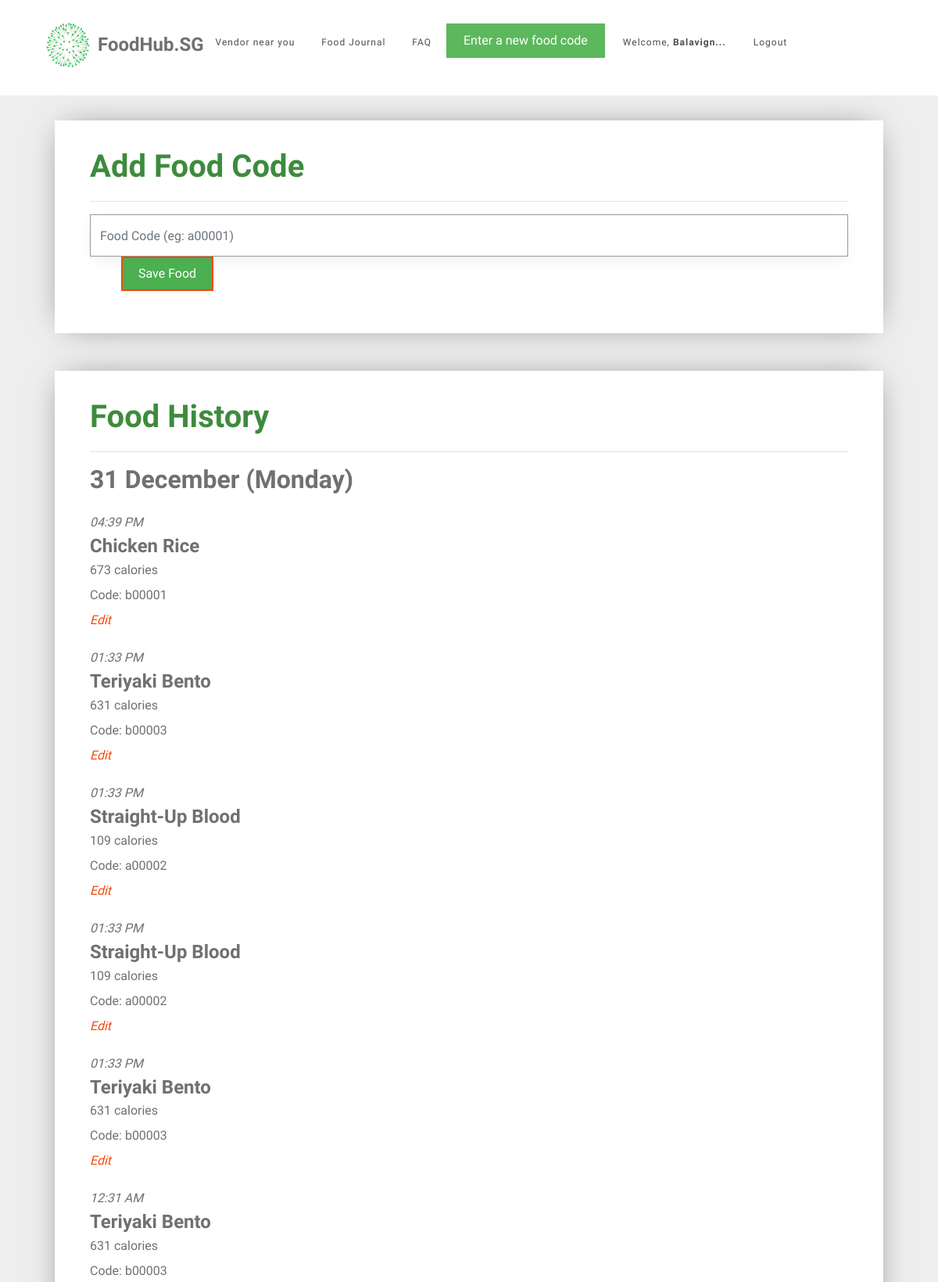
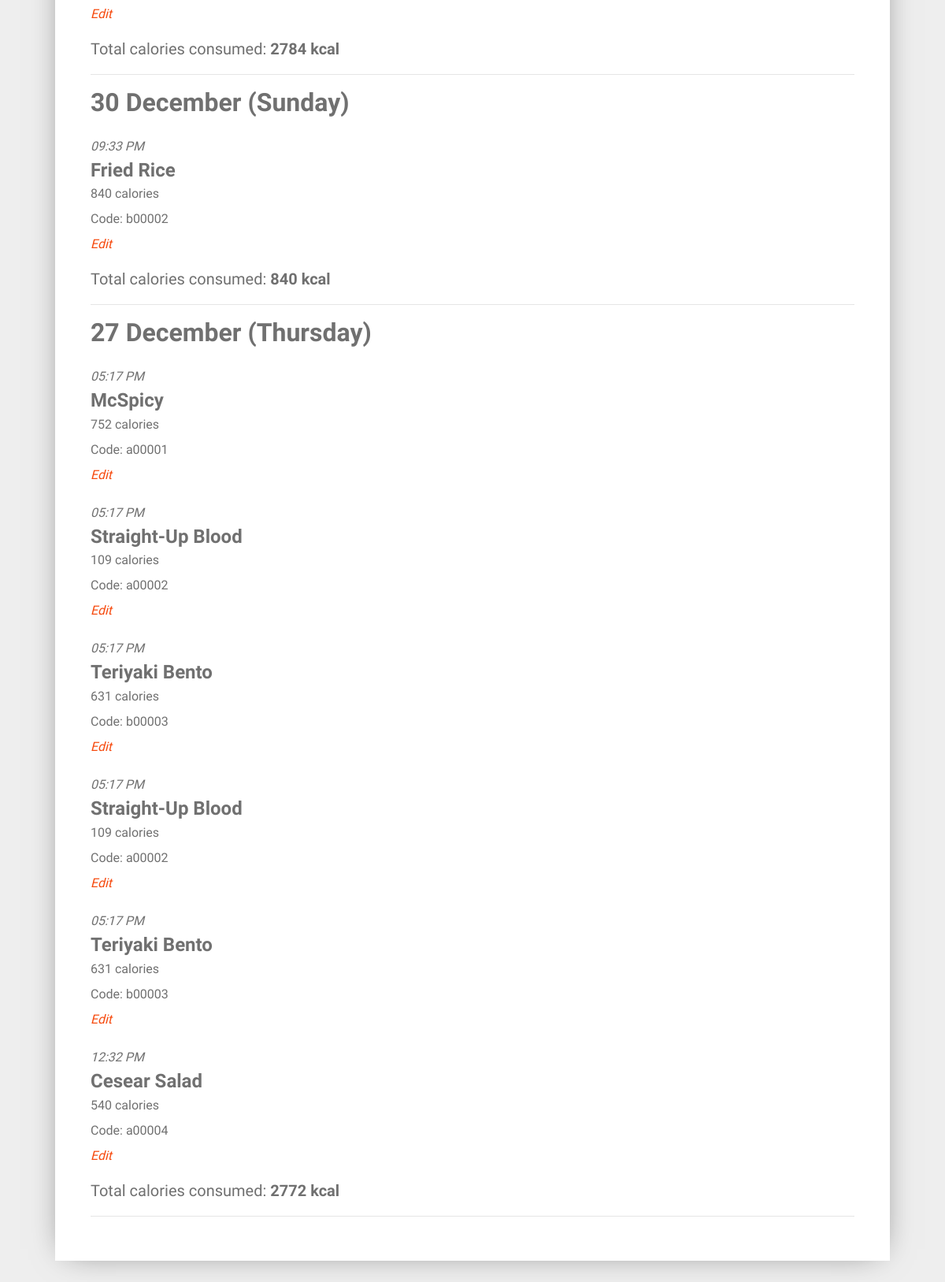
The app's page /food_journal (signed in) with its own data (2 pictures, top to bottom).
### tables this page shows
CREATE TABLE "food_entry" (
	`id`	INTEGER PRIMARY KEY AUTOINCREMENT,
	`creator_id`	INTEGER NOT NULL,
	`created`	TIMESTAMP NOT NULL DEFAULT (datetime('now','localtime')),
	`food_code`	VARCHAR ( 6 ) NOT NULL,
	`food_name`	TEXT NOT NULL,
	`calories`	INT NOT NULL,
	FOREIGN KEY(`creator_id`) REFERENCES `user`(`id`)
);

### foodhubsg/food.py (the view, shortened to what this page needs)
@bp.route('/food_journal', methods=('GET', 'POST'))
@login_required
def food_journal():
    db = get_db()
    food_items = db.execute(
        'SELECT f.id, creator_id, food_name, created, calories, food_code, email'
        ' FROM food_entry f JOIN user u ON f.creator_id = u.id'
        ' WHERE f.creator_id = ? AND DATE(f.created) IN'
        ' (SELECT DISTINCT DATE(created) FROM food_entry ORDER BY DATETIME(created) DESC LIMIT 4)'
        ' ORDER BY datetime(created) DESC',
        (g.user['id'],),
    ).fetchall()
    users = db.execute(
        'SELECT id, name, email, password, height, weight'
        ' FROM user'
        ' WHERE id = ?',
        (g.user['id'],),
    ).fetchall()
    for user in users:
        weight = user['weight']
        height = user['height']
        name = user['name']
    bmi = weight / height ** height
    bmi = int(bmi)
    all_dates = []
    food_dates = []
    calories_list = []
    user_average_calories = 0
    number_of_days = 0
    if food_items == []:
        food_exists = 0
    else:
        food_exists = 1
    for food in food_items:
        food_date = food['created'].strftime('%d-%m-%y')
        all_dates.append(food_date)
    all_dates = remove_duplicates(all_dates)
    for date in all_dates:
        current_date_food = []
        current_date_calories = []
        for food in food_items:
            if date == food['created'].strftime('%d-%m-%y'):
                current_date_food.append(food)
                current_date_calories.append(food['calories'])
            else:
                continue
        food_dates.append(current_date_food)
        current_date_calories = sum(current_date_calories)
        calories_list.append(current_date_calories)
        number_of_days = len(calories_list)
        user_average_calories = int(sum(calories_list)/number_of_days)
    return render_template('food/food_journal.html',
                           food_dates=food_dates, all_dates=all_dates, calories_list=calories_list, name=name,
                           weight=weight, height=height, bmi=bmi, user_average_calories=user_average_calories,
                           number_of_days=number_of_days, food_exists=food_exists)

### foodhubsg/auth.py (called while the page is built)
def login_required(view):
    @functools.wraps(view)
    def wrapped_view(**kwargs):
        if g.user is None:
            return redirect(url_for('auth.login'))
        return view(**kwargs)
    return wrapped_view

@bp.before_app_request
def load_logged_in_user():
    user_id = session.get('user_id')
    if user_id is None:
        g.user = None
    else:
        g.user = get_db().execute(
            'SELECT * FROM user WHERE id = ?', (user_id,)
        ).fetchone()

### foodhubsg/db.py (called while the page is built)
def get_db():
    if 'db' not in g:
        g.db = sqlite3.connect(
            current_app.config['DATABASE'],
            detect_types=sqlite3.PARSE_DECLTYPES
        )
        g.db.row_factory = sqlite3.Row
    return g.db

### foodhubsg/food.py (called while the page is built)
def remove_duplicates(values):
    output = []
    seen = set()
    for value in values:
        if value not in seen:
            output.append(value)
            seen.add(value)
    return output

### foodhubsg/templates/food/food_journal.html (shortened to what this page needs)
{% extends 'base.html' %}
{% block content %}
<div id="colorlib-container">
    <div class="container">
        <div class="box1">
        <div class="row row-pb-md">
            <div class="col-md-12">
                <form method="post">
                    <header id="summary-header">
                        <h1 class="font_color"><b>Add Food Code</b></h1>
                        <hr>
                    </header>
                    <input name="code" id="code" class="form-control" value="{{ request.form['code'] }}" placeholder="Food Code (eg: a00001)" required>
                    <div class="row form-group" id="register-button">
                        <input type="submit" value="Save Food" class="btn btn-primary" style="background-color: #4CAF50;">
                    </div>
                </form>
            </div>
        </div>
        </div>
        <div class="box1">
        <div class="row row-pb-md">
            <div class="col-md-12">
                <header>
                    <h1 class="font_color"><b>Food History</b></h1>
                    <hr>
                </header>
                {% if food_exists == 0 %}
                    <article class="food-journal">
                        <header>
                            <div class="food-subsection">
                                <h4 style="margin-bottom: 0"><b>No food added to list</b></h4>
                            </div>
                        </header>
                    </article>
                {% else %}
                {% for date in food_dates %}
                    {% set example_food = date[0] %}
                    {% set example_date = example_food['created'].strftime('%d %B (%A)') %}
                    <h2> <b>{{ example_date }}</b> </h2>
                    {% for food in date %}
                        <article class="food-journal">
                            <header>
                                <div class="food-subsection">
                                    <div id="time-created"> <i>{{ food['created'].strftime('%I:%M %p') }}</i> </div>
                                    <h4 style="margin-bottom: 0"><b>{{ food['food_name'] }}</b></h4>
                                    <div class="about"> {{ food['calories'] }} calories <br> Code: <b> {{ food['food_code'] }} </b>
                                    <br>
                                    <div id="edit-link"><a class="action" href="{{ url_for('food.edit_food', id = food['id']) }}"><i>Edit</i></a></div>
                                    </div>
                                </div>
                            </header>
                        </article>
                    {% endfor %}
                    <h5>Total calories consumed: <b> {{ calories_list[loop.index - 1] }} kcal </b> </h5>
                    <hr>
                {% endfor %}
                {% endif %}
            </div>
            </div>
        </div>
        </div>
    </div>
{% endblock %}

### foodhubsg/templates/base.html (shortened to what this page needs)
<!doctype html>
<link rel="stylesheet" href="https://cdnjs.cloudflare.com/ajax/libs/font-awesome/4.7.0/css/font-awesome.min.css">
<link rel="stylesheet" href="https://stackpath.bootstrapcdn.com/bootstrap/4.1.3/css/bootstrap.min.css">
<link rel="stylesheet" href="../static/css/animate.css">
<link rel="stylesheet" href="../static/css/icomoon.css">
<link rel="stylesheet" href="../static/css/magnific-popup.css">
<link rel="stylesheet" href="../static/css/flexslider.css">
<link rel="stylesheet" href="../static/css/owl.carousel.min.css">
<link rel="stylesheet" href="../static/css/owl.theme.default.min.css">
<link rel="stylesheet" href="../static/css/style.css">
    {% if g.user %}
        <div id="page">
            <nav class="colorlib-nav" role="navigation">
                <div class="top-menu">
                    <div class="container">
                        <div class="row">
                            <div class="col-xs-2">
                                <div id="colorlib-logo">
                                    <img src="../static/images/healthhub-logo.png" width="65px" height="65px"; align="left"><a href="{{ url_for('index') }}"><p id="webname">FoodHub.SG</p></a>
                                </div>
                            </div>
                            <div class="col-xs-10 text-right menu-1" id="navbar-stuff">
                                <ul>
                                    <li><a href="{{ url_for('vendors.vendors') }}">Vendor near you</a></li>
                                    <li><a href="{{ url_for('food.food_journal') }}">Food Journal</a></li>
                                    <li><a href="{{ url_for('food.faq') }}">FAQ</a></li>
                                    <a href="{{ url_for('food.food_journal') }}"><button type="button" class="btn btn-success">Enter a new food code</button></a>
                                    <li id="user-profile"><a href="{{ url_for('user.user_settings')}}">Welcome, <span id="nav-name">{{ g.user['name'] }}!</span></a> <a href="{{ url_for('auth.logout') }}">Logout</a></li>
                                </ul>
                            </div>
                        </div>
                    </div>
                </div>
            </nav>
    {% endif %}
<section class="content">
    {% block content %}{% endblock %}
</section>
</div>

### foodhubsg/static/css/style.css (style rules this page uses)
#register-button { padding-left: 55px; }
.box1 { background: #ffffff; padding: 20px; box-shadow: 0 0 40px -15px rgba(0,0,0,0.75); }
#webname { margin-left: 70px; padding-top: 12px; }
.font_color { color: #3d8b3d; }
#page { position: relative; overflow-x: hidden; width: 100%; height: 100%; -webkit-transition: 0.5s; -o-transition: 0.5s; transition: 0.5s; }
a { color: #F6490D; -webkit-transition: 0.5s; -o-transition: 0.5s; transition: 0.5s; }
p { margin-bottom: 20px; }
h1, h2, h3, h4, h5, h6, figure { color: #707070; font-weight: 400; margin: 0 0 20px 0; }
.colorlib-nav .top-menu { padding: 25px 0; background: #ffffff; }
.colorlib-nav #colorlib-logo { font-size: 24px; margin: 0; padding: 0; line-height: 40px; font-weight: 700; }
.colorlib-nav #colorlib-logo a { position: relative; color: #707070; }
.colorlib-nav ul { padding: 0; margin: 5px 0 0 0; }
.colorlib-nav ul li { padding: 0; margin: 0; list-style: none; display: inline; font-weight: 400; letter-spacing: 1px; }
.colorlib-nav ul li a { position: relative; font-size: 12px; padding: 10px 15px; color: rgba(0, 0, 0, 0.7); -webkit-transition: 0.5s; -o-transition: 0.5s; transition: 0.5s; }
#colorlib-container, #colorlib-instagram, #colorlib-about, #colorlib-contact, #colorlib-footer { padding: 2em 0; clear: both; }
.content { display: block; }
.form-control { -webkit-box-shadow: none; -moz-box-shadow: none; -ms-box-shadow: none; -o-box-shadow: none; box-shadow: none; border: none; font-size: 16px !important; font-weight: 300; -webkit-border-radius: 0px; -moz-border-radius: 0px; -ms-border-radius: 0px; border-radius: 0px; }
.form-group { margin-bottom: 10px; }
.btn { margin-right: 4px; margin-bottom: 4px; font-size: 16px; font-weight: 400; -webkit-border-radius: 30px; -moz-border-radius: 30px; -ms-border-radius: 30px; border-radius: 30px; -webkit-transition: 0.5s; -o-transition: 0.5s; transition: 0.5s; padding: 8px 20px; }
.btn-primary { background: #F6490D; color: #fff; border: 2px solid #F6490D; }
.btn-success { background: #5cb85c; color: #fff; border: 2px solid #5cb85c; }
.form-control { -webkit-box-shadow: none; box-shadow: none; background: transparent; border: 1px solid rgba(0, 0, 0, 0.1); height: 54px; font-size: 18px; font-weight: 300; }
.row-pb-md { padding: 2em !important; }
#navbar-stuff { float: right; }
.btn-primary { border-radius: 0; }
.btn { border-radius: 0; }
.food-subsection { margin: 0.7em 0 1.0em 0; }
.form-control { border-width: 0.2px; border-color: #999999; box-shadow: 0 5px 20px -5px rgba(0,0,0,0.1); }
.box1 { background: #ffffff; padding: 0.5em; margin-bottom: 3em; box-shadow: 0 0 40px -15px rgba(0,0,0,0.6); }
.row.row-pb-md { margin: -5px -10px 0 -10px; }
.container { padding-right: 2.5em; padding-left: 2.5em; }
#nav-name { font-weight: bold; }

### foodhubsg/templates/base.html (style rules this page uses)
#webname { margin-left: 70px; padding-top: 12px; }

### records on screen
food_entry: example_date "31 December (Monday)", created "04:39 PM", food_name "Chicken Rice", calories "673", food_code "b00001", calories_list "2784"
food_entry: created "01:33 PM", food_name "Teriyaki Bento", calories "631", food_code "b00003"
food_entry: created "01:33 PM", food_name "Straight-Up Blood", calories "109", food_code "a00002"
food_entry: created "01:33 PM", food_name "Straight-Up Blood", calories "109", food_code "a00002"
food_entry: created "01:33 PM", food_name "Teriyaki Bento", calories "631", food_code "b00003"
food_entry: created "12:31 AM", food_name "Teriyaki Bento", calories "631", food_code "b00003"
food_entry: example_date "30 December (Sunday)", created "09:33 PM", food_name "Fried Rice", calories "840", food_code "b00002"
food_entry: example_date "27 December (Thursday)", created "05:17 PM", food_name "McSpicy", calories "752", food_code "a00001", calories_list "2772"
food_entry: created "05:17 PM", food_name "Straight-Up Blood", calories "109", food_code "a00002"
food_entry: created "05:17 PM", food_name "Teriyaki Bento", calories "631", food_code "b00003"
food_entry: created "05:17 PM", food_name "Straight-Up Blood", calories "109", food_code "a00002"
food_entry: created "05:17 PM", food_name "Teriyaki Bento", calories "631", food_code "b00003"
food_entry: created "12:32 PM", food_name "Cesear Salad", calories "540", food_code "a00004"
